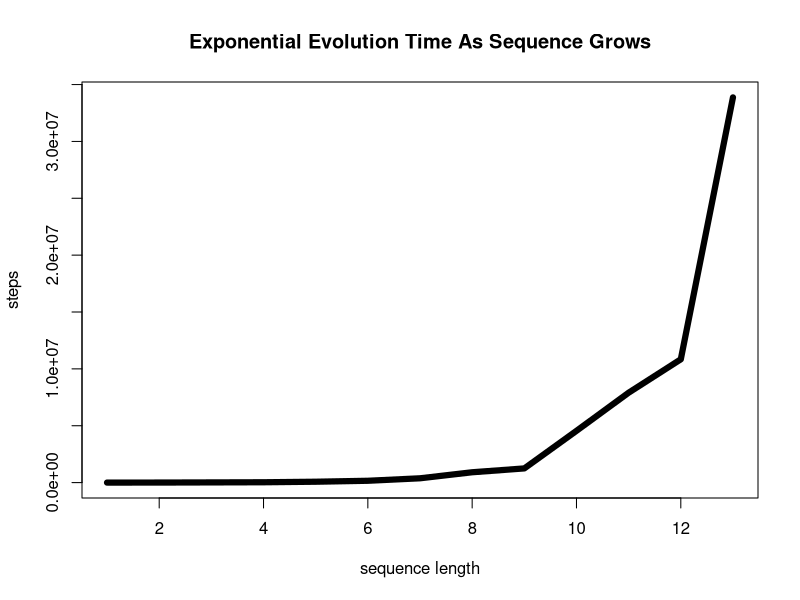
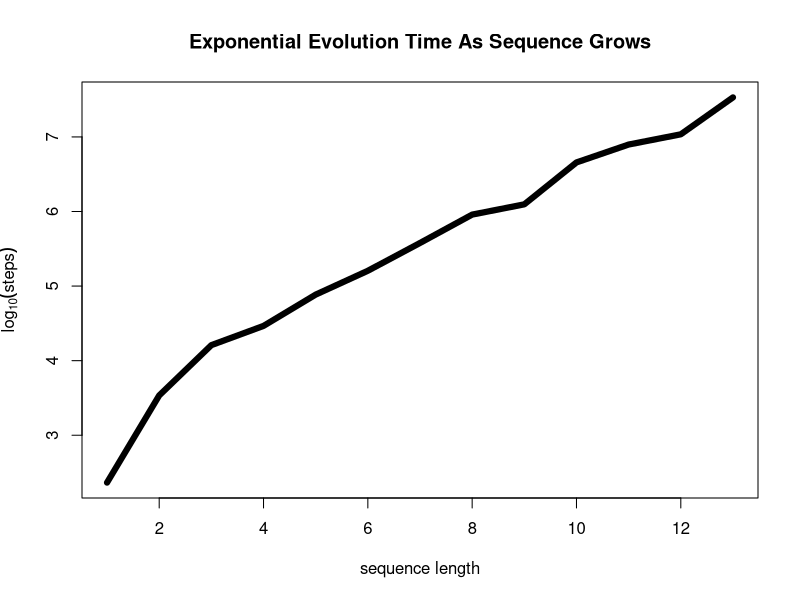

Recreate these plots in R, in order.
png('ohno.png')
stats <- unlist(read.table('stats.txt'))
plot(stats, type='l', lwd=6, ylab='steps', xlab='sequence length')
title('Exponential Evolution Time As Sequence Grows')
tmp<-dev.off()

png('ohno_log.png')
stats <- unlist(read.table('stats.txt'))
plot(log(stats, 10), type='l', lwd=6, ylab=expression(log[10](steps)), xlab='sequence length')
title('Exponential Evolution Time As Sequence Grows')
tmp<-dev.off()
